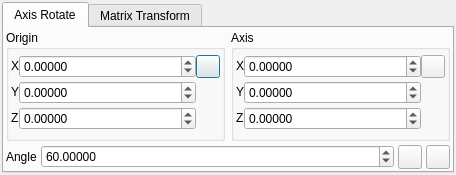
<ui version="4.0" >
 <class>TransformDialog</class>
 <widget class="QDialog" name="TransformDialog" >
  <property name="geometry" >
   <rect>
    <x>0</x>
    <y>0</y>
    <width>294</width>
    <height>175</height>
   </rect>
  </property>
  <property name="windowTitle" >
   <string>Transform</string>
  </property>
  <property name="windowIcon" >
   <iconset resource="icons.qrc" >:/stackicons/icons/stack_transform.svg</iconset>
  </property>
  <layout class="QHBoxLayout" >
   <property name="margin" >
    <number>2</number>
   </property>
   <property name="spacing" >
    <number>4</number>
   </property>
   <item>
    <widget class="QTabWidget" name="tabWidget" >
     <property name="currentIndex" >
      <number>0</number>
     </property>
     <widget class="QWidget" name="RotateTab" >
      <attribute name="title" >
       <string>Axis Rotate</string>
      </attribute>
      <layout class="QVBoxLayout" >
       <property name="margin" >
        <number>2</number>
       </property>
       <property name="spacing" >
        <number>4</number>
       </property>
       <item>
        <layout class="QHBoxLayout" >
         <property name="margin" >
          <number>0</number>
         </property>
         <property name="spacing" >
          <number>6</number>
         </property>
         <item>
          <widget class="QGroupBox" name="RotateOriginGroup" >
           <property name="sizePolicy" >
            <sizepolicy>
             <hsizetype>1</hsizetype>
             <vsizetype>1</vsizetype>
             <horstretch>0</horstretch>
             <verstretch>0</verstretch>
            </sizepolicy>
           </property>
           <property name="title" >
            <string>Origin</string>
           </property>
           <layout class="QHBoxLayout" >
            <property name="margin" >
             <number>2</number>
            </property>
            <property name="spacing" >
             <number>4</number>
            </property>
            <item>
             <layout class="QGridLayout" >
              <property name="margin" >
               <number>0</number>
              </property>
              <property name="spacing" >
               <number>0</number>
              </property>
              <item row="0" column="0" >
               <widget class="QLabel" name="label" >
                <property name="sizePolicy" >
                 <sizepolicy>
                  <hsizetype>0</hsizetype>
                  <vsizetype>0</vsizetype>
                  <horstretch>0</horstretch>
                  <verstretch>0</verstretch>
                 </sizepolicy>
                </property>
                <property name="text" >
                 <string>X</string>
                </property>
               </widget>
              </item>
              <item row="0" column="1" >
               <widget class="QDoubleSpinBox" name="RotateOriginXSpin" >
                <property name="sizePolicy" >
                 <sizepolicy>
                  <hsizetype>7</hsizetype>
                  <vsizetype>0</vsizetype>
                  <horstretch>0</horstretch>
                  <verstretch>0</verstretch>
                 </sizepolicy>
                </property>
                <property name="decimals" >
                 <number>5</number>
                </property>
                <property name="maximum" >
                 <double>10000.000000000000000</double>
                </property>
                <property name="minimum" >
                 <double>-10000.000000000000000</double>
                </property>
               </widget>
              </item>
              <item row="1" column="1" >
               <widget class="QDoubleSpinBox" name="RotateOriginYSpin" >
                <property name="sizePolicy" >
                 <sizepolicy>
                  <hsizetype>7</hsizetype>
                  <vsizetype>0</vsizetype>
                  <horstretch>0</horstretch>
                  <verstretch>0</verstretch>
                 </sizepolicy>
                </property>
                <property name="decimals" >
                 <number>5</number>
                </property>
                <property name="maximum" >
                 <double>10000.000000000000000</double>
                </property>
                <property name="minimum" >
                 <double>-10000.000000000000000</double>
                </property>
               </widget>
              </item>
              <item row="2" column="0" >
               <widget class="QLabel" name="label_3" >
                <property name="sizePolicy" >
                 <sizepolicy>
                  <hsizetype>0</hsizetype>
                  <vsizetype>0</vsizetype>
                  <horstretch>0</horstretch>
                  <verstretch>0</verstretch>
                 </sizepolicy>
                </property>
                <property name="text" >
                 <string>Z</string>
                </property>
               </widget>
              </item>
              <item row="1" column="0" >
               <widget class="QLabel" name="label_2" >
                <property name="sizePolicy" >
                 <sizepolicy>
                  <hsizetype>0</hsizetype>
                  <vsizetype>0</vsizetype>
                  <horstretch>0</horstretch>
                  <verstretch>0</verstretch>
                 </sizepolicy>
                </property>
                <property name="text" >
                 <string>Y</string>
                </property>
               </widget>
              </item>
              <item row="2" column="1" >
               <widget class="QDoubleSpinBox" name="RotateOriginZSpin" >
                <property name="sizePolicy" >
                 <sizepolicy>
                  <hsizetype>7</hsizetype>
                  <vsizetype>0</vsizetype>
                  <horstretch>0</horstretch>
                  <verstretch>0</verstretch>
                 </sizepolicy>
                </property>
                <property name="decimals" >
                 <number>5</number>
                </property>
                <property name="maximum" >
                 <double>10000.000000000000000</double>
                </property>
                <property name="minimum" >
                 <double>-10000.000000000000000</double>
                </property>
               </widget>
              </item>
              <item row="0" column="2" >
               <widget class="QPushButton" name="RotateDefineOriginButton" >
                <property name="sizePolicy" >
                 <sizepolicy>
                  <hsizetype>7</hsizetype>
                  <vsizetype>0</vsizetype>
                  <horstretch>0</horstretch>
                  <verstretch>0</verstretch>
                 </sizepolicy>
                </property>
                <property name="maximumSize" >
                 <size>
                  <width>24</width>
                  <height>24</height>
                 </size>
                </property>
                <property name="toolTip" >
                 <string>Define rotation origin from the current atom selection</string>
                </property>
                <property name="text" >
                 <string/>
                </property>
                <property name="icon" >
                 <iconset resource="icons.qrc" >:/basic/icons/basic_define.svg</iconset>
                </property>
                <property name="iconSize" >
                 <size>
                  <width>20</width>
                  <height>20</height>
                 </size>
                </property>
               </widget>
              </item>
             </layout>
            </item>
           </layout>
          </widget>
         </item>
         <item>
          <widget class="QGroupBox" name="RotateOriginGroup_2" >
           <property name="sizePolicy" >
            <sizepolicy>
             <hsizetype>1</hsizetype>
             <vsizetype>5</vsizetype>
             <horstretch>0</horstretch>
             <verstretch>0</verstretch>
            </sizepolicy>
           </property>
           <property name="title" >
            <string>Axis</string>
           </property>
           <layout class="QHBoxLayout" >
            <property name="margin" >
             <number>2</number>
            </property>
            <property name="spacing" >
             <number>4</number>
            </property>
            <item>
             <layout class="QGridLayout" >
              <property name="margin" >
               <number>0</number>
              </property>
              <property name="spacing" >
               <number>0</number>
              </property>
              <item row="0" column="1" >
               <widget class="QDoubleSpinBox" name="RotateAxisXSpin" >
                <property name="sizePolicy" >
                 <sizepolicy>
                  <hsizetype>7</hsizetype>
                  <vsizetype>0</vsizetype>
                  <horstretch>0</horstretch>
                  <verstretch>0</verstretch>
                 </sizepolicy>
                </property>
                <property name="decimals" >
                 <number>5</number>
                </property>
                <property name="maximum" >
                 <double>10000.000000000000000</double>
                </property>
                <property name="minimum" >
                 <double>-10000.000000000000000</double>
                </property>
                <property name="value" >
                 <double>0.000000000000000</double>
                </property>
               </widget>
              </item>
              <item row="1" column="1" >
               <widget class="QDoubleSpinBox" name="RotateAxisYSpin" >
                <property name="sizePolicy" >
                 <sizepolicy>
                  <hsizetype>7</hsizetype>
                  <vsizetype>0</vsizetype>
                  <horstretch>0</horstretch>
                  <verstretch>0</verstretch>
                 </sizepolicy>
                </property>
                <property name="decimals" >
                 <number>5</number>
                </property>
                <property name="maximum" >
                 <double>10000.000000000000000</double>
                </property>
                <property name="minimum" >
                 <double>-10000.000000000000000</double>
                </property>
               </widget>
              </item>
              <item row="1" column="0" >
               <widget class="QLabel" name="label_5" >
                <property name="sizePolicy" >
                 <sizepolicy>
                  <hsizetype>0</hsizetype>
                  <vsizetype>0</vsizetype>
                  <horstretch>0</horstretch>
                  <verstretch>0</verstretch>
                 </sizepolicy>
                </property>
                <property name="text" >
                 <string>Y</string>
                </property>
               </widget>
              </item>
              <item row="2" column="0" >
               <widget class="QLabel" name="label_6" >
                <property name="sizePolicy" >
                 <sizepolicy>
                  <hsizetype>0</hsizetype>
                  <vsizetype>0</vsizetype>
                  <horstretch>0</horstretch>
                  <verstretch>0</verstretch>
                 </sizepolicy>
                </property>
                <property name="text" >
                 <string>Z</string>
                </property>
               </widget>
              </item>
              <item row="0" column="0" >
               <widget class="QLabel" name="label_4" >
                <property name="sizePolicy" >
                 <sizepolicy>
                  <hsizetype>0</hsizetype>
                  <vsizetype>0</vsizetype>
                  <horstretch>0</horstretch>
                  <verstretch>0</verstretch>
                 </sizepolicy>
                </property>
                <property name="text" >
                 <string>X</string>
                </property>
               </widget>
              </item>
              <item row="2" column="1" >
               <widget class="QDoubleSpinBox" name="RotateAxisZSpin" >
                <property name="sizePolicy" >
                 <sizepolicy>
                  <hsizetype>7</hsizetype>
                  <vsizetype>0</vsizetype>
                  <horstretch>0</horstretch>
                  <verstretch>0</verstretch>
                 </sizepolicy>
                </property>
                <property name="decimals" >
                 <number>5</number>
                </property>
                <property name="maximum" >
                 <double>10000.000000000000000</double>
                </property>
                <property name="minimum" >
                 <double>-10000.000000000000000</double>
                </property>
               </widget>
              </item>
              <item row="0" column="2" >
               <widget class="QPushButton" name="RotateDefineAxisButton" >
                <property name="sizePolicy" >
                 <sizepolicy>
                  <hsizetype>7</hsizetype>
                  <vsizetype>0</vsizetype>
                  <horstretch>0</horstretch>
                  <verstretch>0</verstretch>
                 </sizepolicy>
                </property>
                <property name="maximumSize" >
                 <size>
                  <width>24</width>
                  <height>24</height>
                 </size>
                </property>
                <property name="toolTip" >
                 <string>Define translation axis from current selection</string>
                </property>
                <property name="text" >
                 <string/>
                </property>
                <property name="icon" >
                 <iconset resource="icons.qrc" >:/basic/icons/basic_define.svg</iconset>
                </property>
                <property name="iconSize" >
                 <size>
                  <width>20</width>
                  <height>20</height>
                 </size>
                </property>
               </widget>
              </item>
             </layout>
            </item>
           </layout>
          </widget>
         </item>
        </layout>
       </item>
       <item>
        <layout class="QHBoxLayout" >
         <property name="margin" >
          <number>0</number>
         </property>
         <property name="spacing" >
          <number>4</number>
         </property>
         <item>
          <widget class="QLabel" name="label_8" >
           <property name="text" >
            <string>Angle</string>
           </property>
          </widget>
         </item>
         <item>
          <widget class="QDoubleSpinBox" name="RotateAngleSpin" >
           <property name="sizePolicy" >
            <sizepolicy>
             <hsizetype>7</hsizetype>
             <vsizetype>0</vsizetype>
             <horstretch>0</horstretch>
             <verstretch>0</verstretch>
            </sizepolicy>
           </property>
           <property name="suffix" >
            <string/>
           </property>
           <property name="decimals" >
            <number>5</number>
           </property>
           <property name="maximum" >
            <double>360.000000000000000</double>
           </property>
           <property name="minimum" >
            <double>0.000000000000000</double>
           </property>
           <property name="value" >
            <double>60.000000000000000</double>
           </property>
          </widget>
         </item>
         <item>
          <widget class="QPushButton" name="RotateAnticlockwiseButton" >
           <property name="sizePolicy" >
            <sizepolicy>
             <hsizetype>0</hsizetype>
             <vsizetype>0</vsizetype>
             <horstretch>0</horstretch>
             <verstretch>0</verstretch>
            </sizepolicy>
           </property>
           <property name="maximumSize" >
            <size>
             <width>24</width>
             <height>24</height>
            </size>
           </property>
           <property name="toolTip" >
            <string>Rotate selection anticlockwise about current origin/axis</string>
           </property>
           <property name="text" >
            <string/>
           </property>
           <property name="icon" >
            <iconset resource="icons.qrc" >:/arrows/icons/arrow_anticlockwise.svg</iconset>
           </property>
           <property name="iconSize" >
            <size>
             <width>20</width>
             <height>20</height>
            </size>
           </property>
           <property name="checkable" >
            <bool>false</bool>
           </property>
          </widget>
         </item>
         <item>
          <widget class="QPushButton" name="RotateClockwiseButton" >
           <property name="sizePolicy" >
            <sizepolicy>
             <hsizetype>0</hsizetype>
             <vsizetype>0</vsizetype>
             <horstretch>0</horstretch>
             <verstretch>0</verstretch>
            </sizepolicy>
           </property>
           <property name="maximumSize" >
            <size>
             <width>24</width>
             <height>24</height>
            </size>
           </property>
           <property name="toolTip" >
            <string>Rotate selection clockwise about defined origin/axis</string>
           </property>
           <property name="text" >
            <string/>
           </property>
           <property name="icon" >
            <iconset resource="icons.qrc" >:/arrows/icons/arrow_clockwise.svg</iconset>
           </property>
           <property name="iconSize" >
            <size>
             <width>20</width>
             <height>20</height>
            </size>
           </property>
           <property name="checkable" >
            <bool>false</bool>
           </property>
          </widget>
         </item>
        </layout>
       </item>
      </layout>
     </widget>
     <widget class="QWidget" name="MatrixTab" >
      <attribute name="title" >
       <string>Matrix Transform</string>
      </attribute>
      <layout class="QVBoxLayout" >
       <property name="margin" >
        <number>2</number>
       </property>
       <property name="spacing" >
        <number>4</number>
       </property>
       <item>
        <widget class="QTabWidget" name="tabWidget_2" >
         <property name="currentIndex" >
          <number>0</number>
         </property>
         <widget class="QWidget" name="SourceTab" >
          <attribute name="title" >
           <string>Source</string>
          </attribute>
          <layout class="QVBoxLayout" >
           <property name="margin" >
            <number>2</number>
           </property>
           <property name="spacing" >
            <number>4</number>
           </property>
           <item>
            <layout class="QGridLayout" >
             <property name="margin" >
              <number>0</number>
             </property>
             <property name="spacing" >
              <number>2</number>
             </property>
             <item row="2" column="1" >
              <widget class="QDoubleSpinBox" name="SourceMatrixCXSpin" >
               <property name="sizePolicy" >
                <sizepolicy>
                 <hsizetype>7</hsizetype>
                 <vsizetype>0</vsizetype>
                 <horstretch>0</horstretch>
                 <verstretch>0</verstretch>
                </sizepolicy>
               </property>
               <property name="decimals" >
                <number>5</number>
               </property>
               <property name="maximum" >
                <double>10.000000000000000</double>
               </property>
               <property name="minimum" >
                <double>-10.000000000000000</double>
               </property>
               <property name="singleStep" >
                <double>0.100000000000000</double>
               </property>
              </widget>
             </item>
             <item row="1" column="2" >
              <widget class="QDoubleSpinBox" name="SourceMatrixBYSpin" >
               <property name="sizePolicy" >
                <sizepolicy>
                 <hsizetype>7</hsizetype>
                 <vsizetype>0</vsizetype>
                 <horstretch>0</horstretch>
                 <verstretch>0</verstretch>
                </sizepolicy>
               </property>
               <property name="decimals" >
                <number>5</number>
               </property>
               <property name="maximum" >
                <double>10.000000000000000</double>
               </property>
               <property name="minimum" >
                <double>-10.000000000000000</double>
               </property>
               <property name="singleStep" >
                <double>0.100000000000000</double>
               </property>
               <property name="value" >
                <double>1.000000000000000</double>
               </property>
              </widget>
             </item>
             <item row="0" column="4" >
              <widget class="QPushButton" name="DefineFromPlaneButton" >
               <property name="maximumSize" >
                <size>
                 <width>16777215</width>
                 <height>24</height>
                </size>
               </property>
               <property name="text" >
                <string>Plane</string>
               </property>
               <property name="icon" >
                <iconset resource="icons.qrc" >:/basic/icons/basic_define.svg</iconset>
               </property>
               <property name="iconSize" >
                <size>
                 <width>20</width>
                 <height>20</height>
                </size>
               </property>
              </widget>
             </item>
             <item row="4" column="3" >
              <widget class="QDoubleSpinBox" name="OriginZSpin" >
               <property name="sizePolicy" >
                <sizepolicy>
                 <hsizetype>7</hsizetype>
                 <vsizetype>0</vsizetype>
                 <horstretch>0</horstretch>
                 <verstretch>0</verstretch>
                </sizepolicy>
               </property>
               <property name="decimals" >
                <number>5</number>
               </property>
               <property name="maximum" >
                <double>1000000.000000000000000</double>
               </property>
               <property name="minimum" >
                <double>-1000000.000000000000000</double>
               </property>
              </widget>
             </item>
             <item row="2" column="4" >
              <widget class="QPushButton" name="ApplyTransformButton" >
               <property name="font" >
                <font>
                 <weight>75</weight>
                 <bold>true</bold>
                </font>
               </property>
               <property name="toolTip" >
                <string>Apply the current matrix to the current atom selection, relative to the defined origin</string>
               </property>
               <property name="text" >
                <string>Apply</string>
               </property>
              </widget>
             </item>
             <item row="4" column="4" >
              <widget class="QPushButton" name="OriginCellCentreButton" >
               <property name="sizePolicy" >
                <sizepolicy>
                 <hsizetype>1</hsizetype>
                 <vsizetype>0</vsizetype>
                 <horstretch>0</horstretch>
                 <verstretch>0</verstretch>
                </sizepolicy>
               </property>
               <property name="toolTip" >
                <string>Define origin to be the centre of the current cell</string>
               </property>
               <property name="text" >
                <string>Cell Centre</string>
               </property>
              </widget>
             </item>
             <item row="4" column="1" >
              <widget class="QDoubleSpinBox" name="OriginXSpin" >
               <property name="sizePolicy" >
                <sizepolicy>
                 <hsizetype>7</hsizetype>
                 <vsizetype>0</vsizetype>
                 <horstretch>0</horstretch>
                 <verstretch>0</verstretch>
                </sizepolicy>
               </property>
               <property name="decimals" >
                <number>5</number>
               </property>
               <property name="maximum" >
                <double>1000000.000000000000000</double>
               </property>
               <property name="minimum" >
                <double>-1000000.000000000000000</double>
               </property>
              </widget>
             </item>
             <item row="1" column="0" >
              <widget class="QToolButton" name="DefineSourceBButton" >
               <property name="maximumSize" >
                <size>
                 <width>24</width>
                 <height>24</height>
                </size>
               </property>
               <property name="toolTip" >
                <string>Choose two atoms to define the Y axis</string>
               </property>
               <property name="text" >
                <string>...</string>
               </property>
               <property name="icon" >
                <iconset resource="icons.qrc" >:/basic/icons/basic_pick.svg</iconset>
               </property>
               <property name="iconSize" >
                <size>
                 <width>20</width>
                 <height>20</height>
                </size>
               </property>
               <property name="checkable" >
                <bool>true</bool>
               </property>
              </widget>
             </item>
             <item row="0" column="2" >
              <widget class="QDoubleSpinBox" name="SourceMatrixAYSpin" >
               <property name="sizePolicy" >
                <sizepolicy>
                 <hsizetype>7</hsizetype>
                 <vsizetype>0</vsizetype>
                 <horstretch>0</horstretch>
                 <verstretch>0</verstretch>
                </sizepolicy>
               </property>
               <property name="decimals" >
                <number>5</number>
               </property>
               <property name="maximum" >
                <double>10.000000000000000</double>
               </property>
               <property name="minimum" >
                <double>-10.000000000000000</double>
               </property>
               <property name="singleStep" >
                <double>0.100000000000000</double>
               </property>
              </widget>
             </item>
             <item row="4" column="0" >
              <widget class="QToolButton" name="DefineOriginButton" >
               <property name="maximumSize" >
                <size>
                 <width>24</width>
                 <height>24</height>
                </size>
               </property>
               <property name="toolTip" >
                <string>Define origin from current selection</string>
               </property>
               <property name="text" >
                <string>...</string>
               </property>
               <property name="icon" >
                <iconset resource="icons.qrc" >:/basic/icons/basic_define.svg</iconset>
               </property>
               <property name="iconSize" >
                <size>
                 <width>20</width>
                 <height>20</height>
                </size>
               </property>
              </widget>
             </item>
             <item row="2" column="2" >
              <widget class="QDoubleSpinBox" name="SourceMatrixCYSpin" >
               <property name="sizePolicy" >
                <sizepolicy>
                 <hsizetype>7</hsizetype>
                 <vsizetype>0</vsizetype>
                 <horstretch>0</horstretch>
                 <verstretch>0</verstretch>
                </sizepolicy>
               </property>
               <property name="decimals" >
                <number>5</number>
               </property>
               <property name="maximum" >
                <double>10.000000000000000</double>
               </property>
               <property name="minimum" >
                <double>-10.000000000000000</double>
               </property>
               <property name="singleStep" >
                <double>0.100000000000000</double>
               </property>
              </widget>
             </item>
             <item row="1" column="3" >
              <widget class="QDoubleSpinBox" name="SourceMatrixBZSpin" >
               <property name="sizePolicy" >
                <sizepolicy>
                 <hsizetype>7</hsizetype>
                 <vsizetype>0</vsizetype>
                 <horstretch>0</horstretch>
                 <verstretch>0</verstretch>
                </sizepolicy>
               </property>
               <property name="decimals" >
                <number>5</number>
               </property>
               <property name="maximum" >
                <double>10.000000000000000</double>
               </property>
               <property name="minimum" >
                <double>-10.000000000000000</double>
               </property>
               <property name="singleStep" >
                <double>0.100000000000000</double>
               </property>
              </widget>
             </item>
             <item row="0" column="3" >
              <widget class="QDoubleSpinBox" name="SourceMatrixAZSpin" >
               <property name="sizePolicy" >
                <sizepolicy>
                 <hsizetype>7</hsizetype>
                 <vsizetype>0</vsizetype>
                 <horstretch>0</horstretch>
                 <verstretch>0</verstretch>
                </sizepolicy>
               </property>
               <property name="decimals" >
                <number>5</number>
               </property>
               <property name="maximum" >
                <double>10.000000000000000</double>
               </property>
               <property name="minimum" >
                <double>-10.000000000000000</double>
               </property>
               <property name="singleStep" >
                <double>0.100000000000000</double>
               </property>
              </widget>
             </item>
             <item row="1" column="1" >
              <widget class="QDoubleSpinBox" name="SourceMatrixBXSpin" >
               <property name="sizePolicy" >
                <sizepolicy>
                 <hsizetype>7</hsizetype>
                 <vsizetype>0</vsizetype>
                 <horstretch>0</horstretch>
                 <verstretch>0</verstretch>
                </sizepolicy>
               </property>
               <property name="decimals" >
                <number>5</number>
               </property>
               <property name="maximum" >
                <double>10.000000000000000</double>
               </property>
               <property name="minimum" >
                <double>-10.000000000000000</double>
               </property>
               <property name="singleStep" >
                <double>0.100000000000000</double>
               </property>
              </widget>
             </item>
             <item row="2" column="0" >
              <widget class="QToolButton" name="DefineSourceCButton" >
               <property name="maximumSize" >
                <size>
                 <width>24</width>
                 <height>24</height>
                </size>
               </property>
               <property name="toolTip" >
                <string>Choose two atoms to define the Z axis</string>
               </property>
               <property name="text" >
                <string>...</string>
               </property>
               <property name="icon" >
                <iconset resource="icons.qrc" >:/basic/icons/basic_pick.svg</iconset>
               </property>
               <property name="iconSize" >
                <size>
                 <width>20</width>
                 <height>20</height>
                </size>
               </property>
               <property name="checkable" >
                <bool>true</bool>
               </property>
              </widget>
             </item>
             <item row="4" column="2" >
              <widget class="QDoubleSpinBox" name="OriginYSpin" >
               <property name="sizePolicy" >
                <sizepolicy>
                 <hsizetype>7</hsizetype>
                 <vsizetype>0</vsizetype>
                 <horstretch>0</horstretch>
                 <verstretch>0</verstretch>
                </sizepolicy>
               </property>
               <property name="decimals" >
                <number>5</number>
               </property>
               <property name="maximum" >
                <double>1000000.000000000000000</double>
               </property>
               <property name="minimum" >
                <double>-1000000.000000000000000</double>
               </property>
              </widget>
             </item>
             <item row="0" column="1" >
              <widget class="QDoubleSpinBox" name="SourceMatrixAXSpin" >
               <property name="sizePolicy" >
                <sizepolicy>
                 <hsizetype>7</hsizetype>
                 <vsizetype>0</vsizetype>
                 <horstretch>0</horstretch>
                 <verstretch>0</verstretch>
                </sizepolicy>
               </property>
               <property name="decimals" >
                <number>5</number>
               </property>
               <property name="maximum" >
                <double>10.000000000000000</double>
               </property>
               <property name="minimum" >
                <double>-10.000000000000000</double>
               </property>
               <property name="singleStep" >
                <double>0.100000000000000</double>
               </property>
               <property name="value" >
                <double>1.000000000000000</double>
               </property>
              </widget>
             </item>
             <item row="0" column="0" >
              <widget class="QToolButton" name="DefineSourceAButton" >
               <property name="maximumSize" >
                <size>
                 <width>24</width>
                 <height>24</height>
                </size>
               </property>
               <property name="toolTip" >
                <string>Choose two atoms to define the X axis</string>
               </property>
               <property name="text" >
                <string>...</string>
               </property>
               <property name="icon" >
                <iconset resource="icons.qrc" >:/basic/icons/basic_pick.svg</iconset>
               </property>
               <property name="iconSize" >
                <size>
                 <width>20</width>
                 <height>20</height>
                </size>
               </property>
               <property name="checkable" >
                <bool>true</bool>
               </property>
              </widget>
             </item>
             <item row="2" column="3" >
              <widget class="QDoubleSpinBox" name="SourceMatrixCZSpin" >
               <property name="sizePolicy" >
                <sizepolicy>
                 <hsizetype>7</hsizetype>
                 <vsizetype>0</vsizetype>
                 <horstretch>0</horstretch>
                 <verstretch>0</verstretch>
                </sizepolicy>
               </property>
               <property name="decimals" >
                <number>5</number>
               </property>
               <property name="maximum" >
                <double>10.000000000000000</double>
               </property>
               <property name="minimum" >
                <double>-10.000000000000000</double>
               </property>
               <property name="singleStep" >
                <double>0.100000000000000</double>
               </property>
               <property name="value" >
                <double>1.000000000000000</double>
               </property>
              </widget>
             </item>
             <item row="3" column="0" colspan="5" >
              <widget class="Line" name="line" >
               <property name="orientation" >
                <enum>Qt::Horizontal</enum>
               </property>
              </widget>
             </item>
            </layout>
           </item>
          </layout>
         </widget>
         <widget class="QWidget" name="DestinationTab" >
          <attribute name="title" >
           <string>Target</string>
          </attribute>
          <layout class="QVBoxLayout" >
           <property name="margin" >
            <number>2</number>
           </property>
           <property name="spacing" >
            <number>4</number>
           </property>
           <item>
            <layout class="QGridLayout" >
             <property name="margin" >
              <number>0</number>
             </property>
             <property name="spacing" >
              <number>2</number>
             </property>
             <item row="1" column="1" >
              <widget class="QDoubleSpinBox" name="DestMatrixBYSpin" >
               <property name="sizePolicy" >
                <sizepolicy>
                 <hsizetype>7</hsizetype>
                 <vsizetype>0</vsizetype>
                 <horstretch>0</horstretch>
                 <verstretch>0</verstretch>
                </sizepolicy>
               </property>
               <property name="decimals" >
                <number>5</number>
               </property>
               <property name="maximum" >
                <double>10.000000000000000</double>
               </property>
               <property name="minimum" >
                <double>-10.000000000000000</double>
               </property>
               <property name="singleStep" >
                <double>0.100000000000000</double>
               </property>
               <property name="value" >
                <double>1.000000000000000</double>
               </property>
              </widget>
             </item>
             <item row="2" column="1" >
              <widget class="QDoubleSpinBox" name="DestMatrixCYSpin" >
               <property name="sizePolicy" >
                <sizepolicy>
                 <hsizetype>7</hsizetype>
                 <vsizetype>0</vsizetype>
                 <horstretch>0</horstretch>
                 <verstretch>0</verstretch>
                </sizepolicy>
               </property>
               <property name="decimals" >
                <number>5</number>
               </property>
               <property name="maximum" >
                <double>10.000000000000000</double>
               </property>
               <property name="minimum" >
                <double>-10.000000000000000</double>
               </property>
               <property name="singleStep" >
                <double>0.100000000000000</double>
               </property>
              </widget>
             </item>
             <item row="1" column="0" >
              <widget class="QDoubleSpinBox" name="DestMatrixBXSpin" >
               <property name="sizePolicy" >
                <sizepolicy>
                 <hsizetype>7</hsizetype>
                 <vsizetype>0</vsizetype>
                 <horstretch>0</horstretch>
                 <verstretch>0</verstretch>
                </sizepolicy>
               </property>
               <property name="decimals" >
                <number>5</number>
               </property>
               <property name="maximum" >
                <double>10.000000000000000</double>
               </property>
               <property name="minimum" >
                <double>-10.000000000000000</double>
               </property>
               <property name="singleStep" >
                <double>0.100000000000000</double>
               </property>
              </widget>
             </item>
             <item row="0" column="2" >
              <widget class="QDoubleSpinBox" name="DestMatrixAZSpin" >
               <property name="sizePolicy" >
                <sizepolicy>
                 <hsizetype>7</hsizetype>
                 <vsizetype>0</vsizetype>
                 <horstretch>0</horstretch>
                 <verstretch>0</verstretch>
                </sizepolicy>
               </property>
               <property name="decimals" >
                <number>5</number>
               </property>
               <property name="maximum" >
                <double>10.000000000000000</double>
               </property>
               <property name="minimum" >
                <double>-10.000000000000000</double>
               </property>
               <property name="singleStep" >
                <double>0.100000000000000</double>
               </property>
              </widget>
             </item>
             <item row="0" column="0" >
              <widget class="QDoubleSpinBox" name="DestMatrixAXSpin" >
               <property name="sizePolicy" >
                <sizepolicy>
                 <hsizetype>7</hsizetype>
                 <vsizetype>0</vsizetype>
                 <horstretch>0</horstretch>
                 <verstretch>0</verstretch>
                </sizepolicy>
               </property>
               <property name="decimals" >
                <number>5</number>
               </property>
               <property name="maximum" >
                <double>10.000000000000000</double>
               </property>
               <property name="minimum" >
                <double>-10.000000000000000</double>
               </property>
               <property name="singleStep" >
                <double>0.100000000000000</double>
               </property>
               <property name="value" >
                <double>1.000000000000000</double>
               </property>
              </widget>
             </item>
             <item row="0" column="1" >
              <widget class="QDoubleSpinBox" name="DestMatrixAYSpin" >
               <property name="sizePolicy" >
                <sizepolicy>
                 <hsizetype>7</hsizetype>
                 <vsizetype>0</vsizetype>
                 <horstretch>0</horstretch>
                 <verstretch>0</verstretch>
                </sizepolicy>
               </property>
               <property name="decimals" >
                <number>5</number>
               </property>
               <property name="maximum" >
                <double>10.000000000000000</double>
               </property>
               <property name="minimum" >
                <double>-10.000000000000000</double>
               </property>
               <property name="singleStep" >
                <double>0.100000000000000</double>
               </property>
              </widget>
             </item>
             <item row="2" column="0" >
              <widget class="QDoubleSpinBox" name="DestMatrixCXSpin" >
               <property name="sizePolicy" >
                <sizepolicy>
                 <hsizetype>7</hsizetype>
                 <vsizetype>0</vsizetype>
                 <horstretch>0</horstretch>
                 <verstretch>0</verstretch>
                </sizepolicy>
               </property>
               <property name="decimals" >
                <number>5</number>
               </property>
               <property name="maximum" >
                <double>10.000000000000000</double>
               </property>
               <property name="minimum" >
                <double>-10.000000000000000</double>
               </property>
               <property name="singleStep" >
                <double>0.100000000000000</double>
               </property>
              </widget>
             </item>
             <item row="1" column="2" >
              <widget class="QDoubleSpinBox" name="DestMatrixBZSpin" >
               <property name="sizePolicy" >
                <sizepolicy>
                 <hsizetype>7</hsizetype>
                 <vsizetype>0</vsizetype>
                 <horstretch>0</horstretch>
                 <verstretch>0</verstretch>
                </sizepolicy>
               </property>
               <property name="decimals" >
                <number>5</number>
               </property>
               <property name="maximum" >
                <double>10.000000000000000</double>
               </property>
               <property name="minimum" >
                <double>-10.000000000000000</double>
               </property>
               <property name="singleStep" >
                <double>0.100000000000000</double>
               </property>
              </widget>
             </item>
             <item row="2" column="2" >
              <widget class="QDoubleSpinBox" name="DestMatrixCZSpin" >
               <property name="sizePolicy" >
                <sizepolicy>
                 <hsizetype>7</hsizetype>
                 <vsizetype>0</vsizetype>
                 <horstretch>0</horstretch>
                 <verstretch>0</verstretch>
                </sizepolicy>
               </property>
               <property name="decimals" >
                <number>5</number>
               </property>
               <property name="maximum" >
                <double>10.000000000000000</double>
               </property>
               <property name="minimum" >
                <double>-10.000000000000000</double>
               </property>
               <property name="singleStep" >
                <double>0.100000000000000</double>
               </property>
               <property name="value" >
                <double>1.000000000000000</double>
               </property>
              </widget>
             </item>
             <item row="0" column="3" >
              <widget class="QPushButton" name="RotateIntoButton" >
               <property name="text" >
                <string>Rotate</string>
               </property>
              </widget>
             </item>
            </layout>
           </item>
          </layout>
         </widget>
        </widget>
       </item>
      </layout>
     </widget>
    </widget>
   </item>
  </layout>
 </widget>
 <resources>
  <include location="icons.qrc" />
 </resources>
 <connections/>
</ui>
